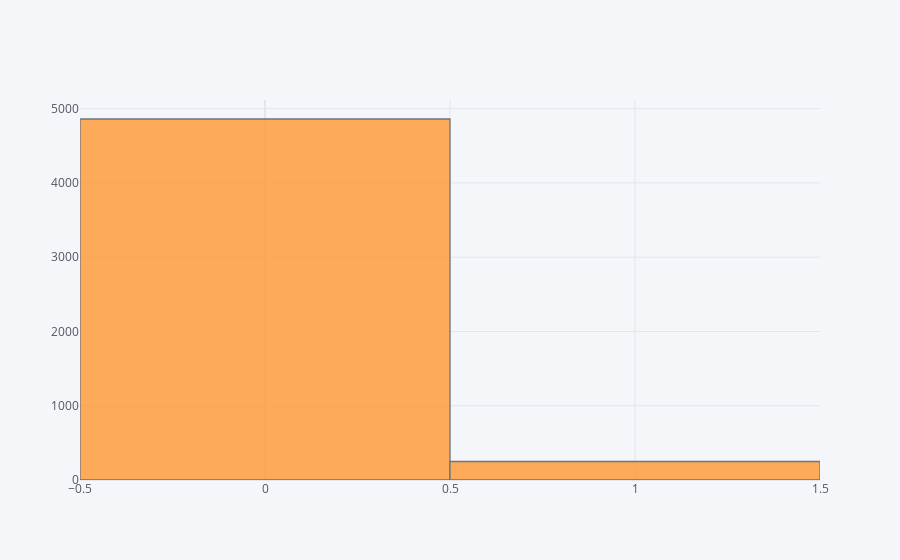

The notebook cell saved with this chart:
### Code cell
df['stroke'].iplot(kind='hist')

### Figure 1 — Plotly figure (JSON) as saved in the notebook; plotly's stock layout.template omitted (floating-point values rounded to 4 significant figures; data arrays with more than 128 entries replaced by an {"elided": "..."} marker saying what was removed)
{"data": [{"histfunc": "count", "histnorm": "", "marker": {"color": "rgba(255, 153, 51, 1.0)", "line": {"color": "#4D5663", "width": 1.3}}, "name": "stroke", "opacity": 0.8, "orientation": "v", "type": "histogram", "x": {"elided": "5109 int values"}}], "layout": {"barmode": "overlay", "legend": {"bgcolor": "#F5F6F9", "font": {"color": "#4D5663"}}, "paper_bgcolor": "#F5F6F9", "plot_bgcolor": "#F5F6F9", "title": {"font": {"color": "#4D5663"}}, "xaxis": {"gridcolor": "#E1E5ED", "showgrid": true, "tickfont": {"color": "#4D5663"}, "title": {"font": {"color": "#4D5663"}, "text": ""}, "zerolinecolor": "#E1E5ED"}, "yaxis": {"gridcolor": "#E1E5ED", "showgrid": true, "tickfont": {"color": "#4D5663"}, "title": {"font": {"color": "#4D5663"}, "text": ""}, "zerolinecolor": "#E1E5ED"}}}
